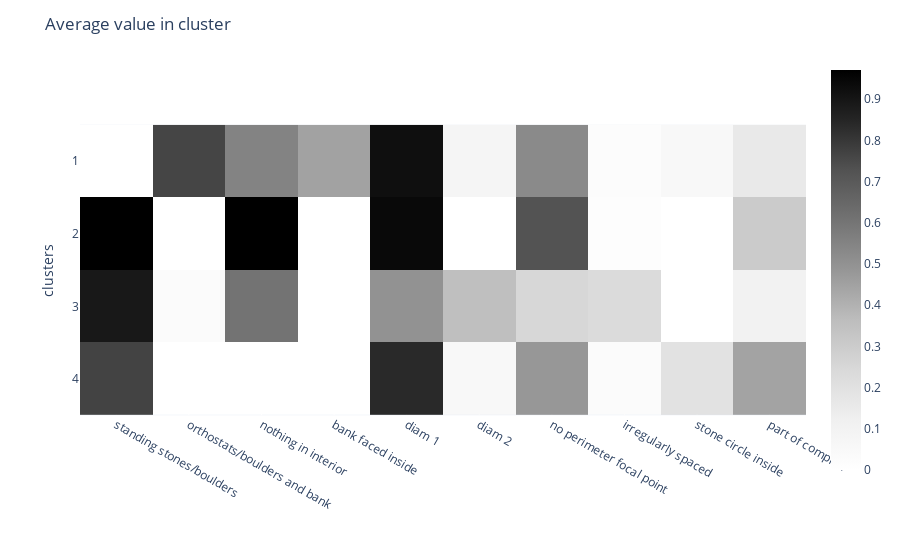
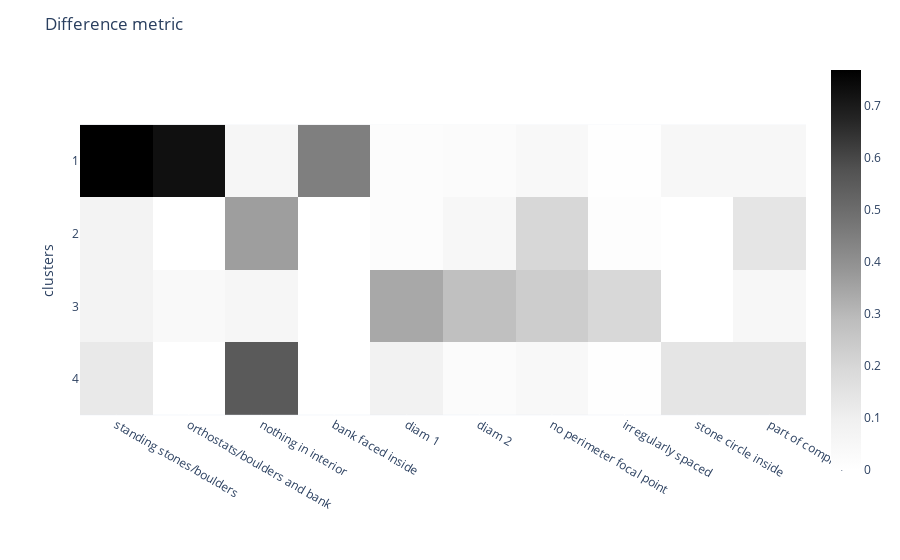

The cell these charts' notebook holds for them, in order:
### Code cell
n_clusters = 4
n_features = 10

L = linkages['ward']
df['clusters'] = fcluster(L, n_clusters, criterion='maxclust')
df.clusters = df.clusters.astype(str)  # for categorical plot labels

cluster_values = df.groupby('clusters').mean()

# compute difference metric
cluster_diffs = cluster_values.apply(lambda row: abs(cluster_values.iloc[cluster_values.index != row.name] - row).min(), axis=1)

# get top 10 columns by highest difference metric
col_order = cluster_diffs.max().T.sort_values(ascending=False).index
col_order = col_order[:n_features]

# reorder by value for cluster
# group_data = group_data[col_order]
# col_order = group_data.T.sort_values(by=['1'], ascending=False).index
cluster_diffs = cluster_diffs[col_order]
cluster_values = cluster_values[col_order]

fig = px.imshow(cluster_values, color_continuous_scale='greys')
fig.update_layout(title='Average value in cluster')
fig.show()
fig = px.imshow(cluster_diffs, color_continuous_scale='greys')
fig.update_layout(title='Difference metric')
fig.show()

### Figure 1 — Plotly figure (JSON) as saved in the notebook; plotly's stock layout.template omitted (floating-point values rounded to 4 significant figures)
{"data": [{"coloraxis": "coloraxis", "hovertemplate": "x: %{x}<br>clusters: %{y}<br>color: %{z}<extra></extra>", "name": "0", "type": "heatmap", "x": ["standing stones/boulders", "orthostats/boulders and bank", "nothing in interior", "bank faced inside", "diam 1", "diam 2", "no perimeter focal point", "irregularly spaced", "stone circle inside", "part of complex"], "xaxis": "x", "y": ["1", "2", "3", "4"], "yaxis": "y", "z": [[0, 0.7632, 0.5526, 0.4474, 0.9211, 0.07895, 0.5263, 0.02632, 0.05263, 0.1579], [0.971, 0, 0.971, 0, 0.942, 0, 0.7246, 0.01449, 0, 0.3043], [0.8929, 0.03571, 0.6071, 0, 0.5, 0.3571, 0.25, 0.2321, 0, 0.1071], [0.7679, 0, 0, 0, 0.8393, 0.05357, 0.4821, 0.03571, 0.1964, 0.4464]]}], "layout": {"coloraxis": {"colorscale": [[0, "rgb(255,255,255)"], [0.125, "rgb(240,240,240)"], [0.25, "rgb(217,217,217)"], [0.375, "rgb(189,189,189)"], [0.5, "rgb(150,150,150)"], [0.625, "rgb(115,115,115)"], [0.75, "rgb(82,82,82)"], [0.875, "rgb(37,37,37)"], [1, "rgb(0,0,0)"]]}, "margin": {"t": 60}, "title": {"text": "Average value in cluster"}, "xaxis": {"anchor": "y", "constrain": "domain", "domain": [0, 1], "scaleanchor": "y"}, "yaxis": {"anchor": "x", "autorange": "reversed", "constrain": "domain", "domain": [0, 1], "title": {"text": "clusters"}}}}

### Figure 2 — Plotly figure (JSON) as saved in the notebook; plotly's stock layout.template omitted (floating-point values rounded to 4 significant figures)
{"data": [{"coloraxis": "coloraxis", "hovertemplate": "x: %{x}<br>clusters: %{y}<br>color: %{z}<extra></extra>", "name": "0", "type": "heatmap", "x": ["standing stones/boulders", "orthostats/boulders and bank", "nothing in interior", "bank faced inside", "diam 1", "diam 2", "no perimeter focal point", "irregularly spaced", "stone circle inside", "part of complex"], "xaxis": "x", "y": ["1", "2", "3", "4"], "yaxis": "y", "z": [[0.7679, 0.7274, 0.05451, 0.4474, 0.02098, 0.02538, 0.04417, 0.009398, 0.05263, 0.05075], [0.07816, 0, 0.3639, 0, 0.02098, 0.05357, 0.1983, 0.01182, 0, 0.1421], [0.07816, 0.03571, 0.05451, 0, 0.3393, 0.2782, 0.2321, 0.1964, 0, 0.05075], [0.125, 0, 0.5526, 0, 0.08177, 0.02538, 0.04417, 0.009398, 0.1438, 0.1421]]}], "layout": {"coloraxis": {"colorscale": [[0, "rgb(255,255,255)"], [0.125, "rgb(240,240,240)"], [0.25, "rgb(217,217,217)"], [0.375, "rgb(189,189,189)"], [0.5, "rgb(150,150,150)"], [0.625, "rgb(115,115,115)"], [0.75, "rgb(82,82,82)"], [0.875, "rgb(37,37,37)"], [1, "rgb(0,0,0)"]]}, "margin": {"t": 60}, "title": {"text": "Difference metric"}, "xaxis": {"anchor": "y", "constrain": "domain", "domain": [0, 1], "scaleanchor": "y"}, "yaxis": {"anchor": "x", "autorange": "reversed", "constrain": "domain", "domain": [0, 1], "title": {"text": "clusters"}}}}
